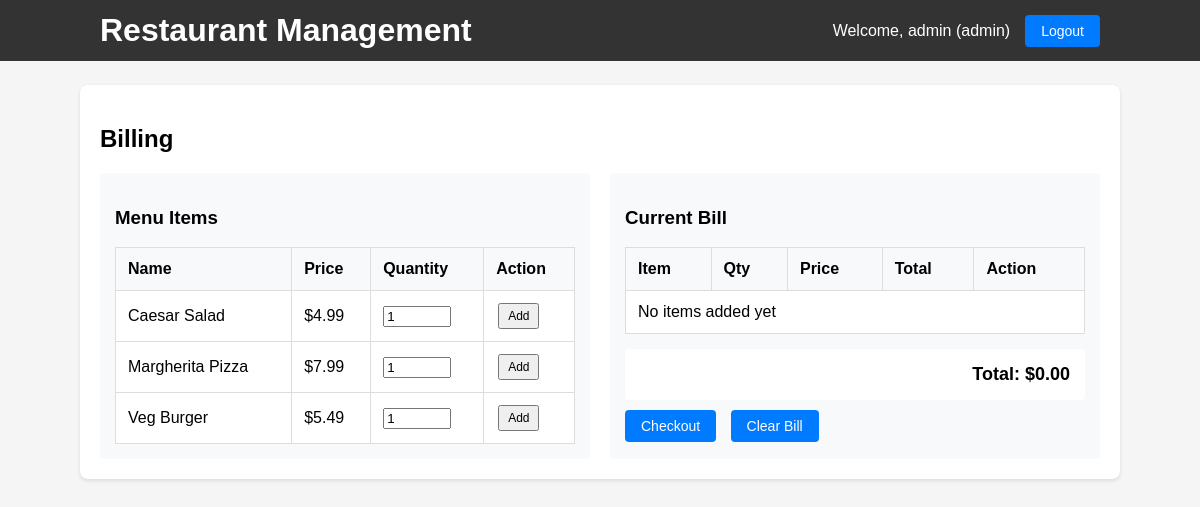
/billing (signed in), run on the app's committed database.
### tables this page shows
CREATE TABLE users (
                        id INTEGER PRIMARY KEY AUTOINCREMENT,
                        username TEXT NOT NULL UNIQUE,
                        password TEXT NOT NULL,
                        role TEXT NOT NULL CHECK(role IN ('admin', 'cashier'))
                    );

CREATE TABLE menu (
                id INTEGER PRIMARY KEY AUTOINCREMENT,
                name TEXT NOT NULL,
                price REAL NOT NULL
            );

### app.py (the view)
@app.route('/billing')
@login_required
def billing():
    db = get_db()
    items = db.execute('SELECT * FROM menu ORDER BY name').fetchall()
    user = get_current_user()
    return render_template('billing.html', items=items, user=user)

### app.py (called while the page is built)
def get_db():
    if 'db' not in g:
        g.db = sqlite3.connect(DB_PATH)
        g.db.row_factory = sqlite3.Row
    return g.db

def login_required(f):
    @wraps(f)
    def decorated_function(*args, **kwargs):
        if 'user_id' not in session:
            return redirect(url_for('login'))
        return f(*args, **kwargs)
    return decorated_function

def get_current_user():
    if 'user_id' in session:
        db = get_db()
        user = db.execute('SELECT * FROM users WHERE id = ?', (session['user_id'],)).fetchone()
        return user
    return None

### templates/billing.html (shortened to what this page needs)
{% extends 'base.html' %}
{% block content %}
<h2>Billing</h2>
<div class="billing-container">
    <div class="menu-section">
        <h3>Menu Items</h3>
        <table>
            <tr><th>Name</th><th>Price</th><th>Quantity</th><th>Action</th></tr>
            {% for item in items %}
            <tr>
                <td>{{ item.name }}</td>
                <td>${{ '%.2f'|format(item.price) }}</td>
                <td>
                    <input type="number" id="qty_{{ item.id }}" min="1" value="1" style="width: 60px;">
                </td>
                <td>
                    <button onclick="addToBill({{ item.id }}, '{{ item.name }}', {{ item.price }})" class="button-small">Add</button>
                </td>
            </tr>
            {% endfor %}
        </table>
    </div>
    <div class="bill-section">
        <h3>Current Bill</h3>
        <table id="billTable">
            <tr><th>Item</th><th>Qty</th><th>Price</th><th>Total</th><th>Action</th></tr>
            <tr id="emptyBill"><td colspan="5">No items added yet</td></tr>
        </table>
        <div class="bill-total">
            <strong>Total: $<span id="totalAmount">0.00</span></strong>
        </div>
        <button onclick="createOrder()" class="button" id="checkoutBtn" disabled>Checkout</button>
        <button onclick="clearBill()" class="button button-secondary">Clear Bill</button>
    </div>
</div>
{% endblock %}

### templates/base.html (shortened to what this page needs)
<!doctype html>
<html>
<head>
    <link rel="stylesheet" href="/static/css/style.css">
</head>
<body>
    <header>
        <div class="container">
            <h1>Restaurant Management</h1>
            {% if user %}
            <nav>
                <span>Welcome, {{ user.username }} ({{ user.role }})</span>
                <a href="/logout" class="button">Logout</a>
            </nav>
            {% endif %}
        </div>
    </header>
    <main class="container">
        {% block content %}{% endblock %}
    </main>
</body>
</html>

### static/css/style.css (style rules this page uses)
body { font-family: Arial, sans-serif; margin: 0; padding: 0; background-color: #f5f5f5; }
.container { width: 1000px; max-width: 95%; margin: 24px auto; background: white; padding: 20px; border-radius: 8px; box-shadow: 0 2px 4px rgba(0,0,0,0.1); }
header { background: #333; color: white; padding: 12px 0; margin-bottom: 20px; }
header .container { display: flex; justify-content: space-between; align-items: center; background: transparent; box-shadow: none; padding: 0 20px; margin: 0 auto; }
header h1 { margin: 0; }
header nav { display: flex; align-items: center; gap: 15px; }
table { width: 100%; border-collapse: collapse; margin-top: 12px; background: white; }
table th, table td { border: 1px solid #ddd; padding: 12px; text-align: left; }
table th { background-color: #f8f9fa; font-weight: bold; }
a.button, button.button { display: inline-block; padding: 8px 16px; background: #007BFF; color: white; text-decoration: none; border-radius: 4px; border: none; cursor: pointer; font-size: 14px; }
.button-small { padding: 4px 8px; font-size: 12px; margin: 0 2px; }
.button-secondary { background: #6c757d; }
.billing-container { display: grid; grid-template-columns: 1fr 1fr; gap: 20px; margin-top: 20px; }
.menu-section, .bill-section { background: #f8f9fa; padding: 15px; border-radius: 4px; }
.bill-total { margin-top: 15px; padding: 15px; background: white; border-radius: 4px; font-size: 18px; text-align: right; }
.bill-section .button { margin-top: 10px; margin-right: 10px; }

### data on the page
users: username "admin", role "admin"
menu: name "Caesar Salad", price "4.99"
menu: name "Margherita Pizza", price "7.99", id "1"
menu: name "Veg Burger", price "5.49"
